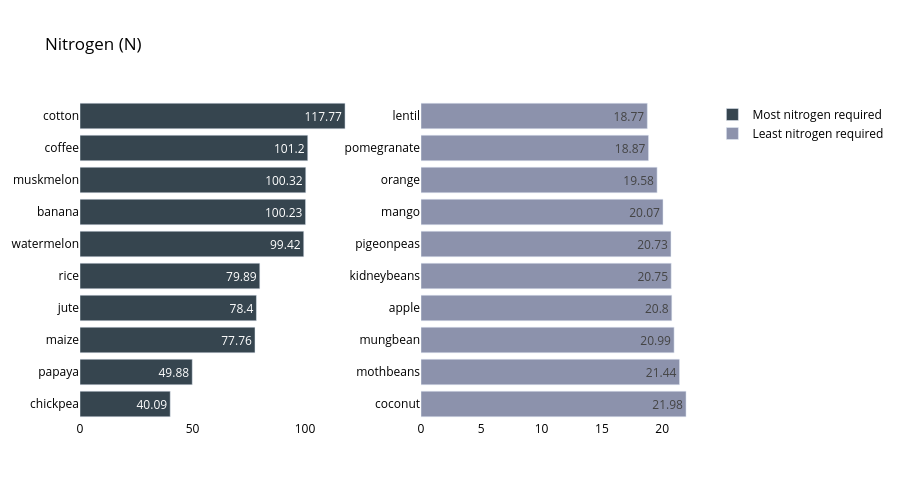

The notebook cell saved with this chart:
### Code cell
crop_summary_N = crop_summary.sort_values(by='N', ascending=False)
  
fig = make_subplots(rows=1, cols=2)

top = {
    'y' : crop_summary_N['N'][0:10].sort_values().index,
    'x' : crop_summary_N['N'][0:10].sort_values()
}

last = {
    'y' : crop_summary_N['N'][-10:].index,
    'x' : crop_summary_N['N'][-10:]
}

fig.add_trace(
    go.Bar(top,
           name="Most nitrogen required",
           marker_color=random.choice(colorarr),
           orientation='h',
          text=top['x']),
    
    row=1, col=1
)

fig.add_trace(
    go.Bar(last,
           name="Least nitrogen required",
           marker_color=random.choice(colorarr),
           orientation='h',
          text=last['x']),
    row=1, col=2
)
fig.update_traces(texttemplate='%{text}', textposition='inside')
fig.update_layout(title_text="Nitrogen (N)",
                  plot_bgcolor='white',
                  font_size=12, 
                  font_color='black',
                 height=500)

fig.update_xaxes(showgrid=False)
fig.update_yaxes(showgrid=False)
fig.show()

### Figure 1 — Plotly figure (JSON) as saved in the notebook; plotly's stock layout.template omitted (floating-point values rounded to 4 significant figures)
{"data": [{"marker": {"color": "#36454f"}, "name": "Most nitrogen required", "orientation": "h", "text": [40.09, 49.88, 77.76, 78.4, 79.89, 99.42, 100.2, 100.3, 101.2, 117.8], "textposition": "inside", "texttemplate": "%{text}", "type": "bar", "x": [40.09, 49.88, 77.76, 78.4, 79.89, 99.42, 100.2, 100.3, 101.2, 117.8], "xaxis": "x", "y": ["chickpea", "papaya", "maize", "jute", "rice", "watermelon", "banana", "muskmelon", "coffee", "cotton"], "yaxis": "y"}, {"marker": {"color": "#8c92ac"}, "name": "Least nitrogen required", "orientation": "h", "text": [21.98, 21.44, 20.99, 20.8, 20.75, 20.73, 20.07, 19.58, 18.87, 18.77], "textposition": "inside", "texttemplate": "%{text}", "type": "bar", "x": [21.98, 21.44, 20.99, 20.8, 20.75, 20.73, 20.07, 19.58, 18.87, 18.77], "xaxis": "x2", "y": ["coconut", "mothbeans", "mungbean", "apple", "kidneybeans", "pigeonpeas", "mango", "orange", "pomegranate", "lentil"], "yaxis": "y2"}], "layout": {"font": {"color": "black", "size": 12}, "height": 500, "plot_bgcolor": "white", "title": {"text": "Nitrogen (N)"}, "xaxis": {"anchor": "y", "domain": [0, 0.45], "showgrid": false}, "xaxis2": {"anchor": "y2", "domain": [0.55, 1], "showgrid": false}, "yaxis": {"anchor": "x", "domain": [0, 1], "showgrid": false}, "yaxis2": {"anchor": "x2", "domain": [0, 1], "showgrid": false}}}
